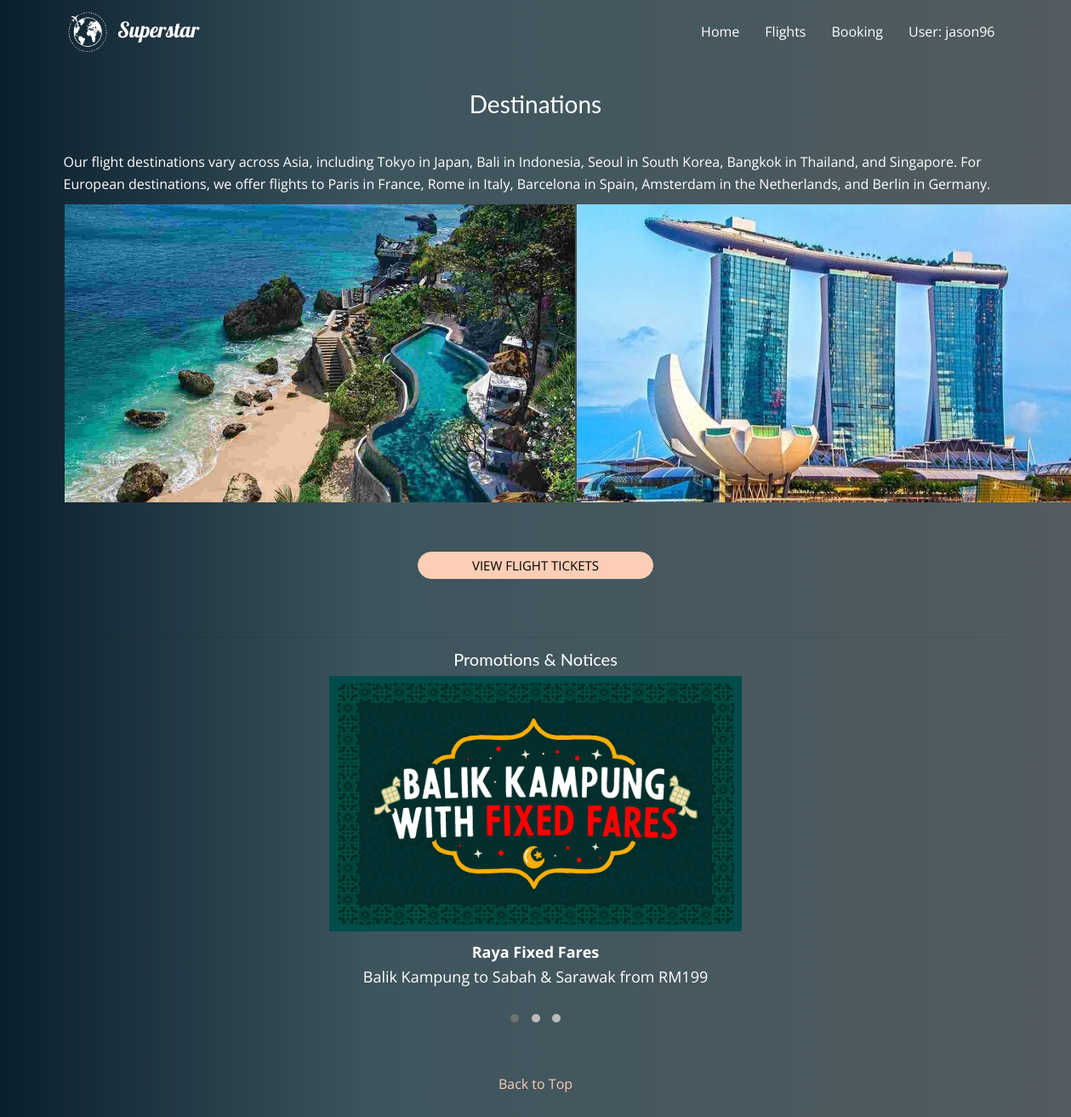
The page /Superstar/memberPage.php (signed in) on the database its author committed.
### tables this page shows
CREATE TABLE `members` (
  `id` int(11) NOT NULL,
  `username` varchar(255) NOT NULL,
  `password` varchar(255) NOT NULL,
  `full_name` varchar(255) NOT NULL,
  `dob` date NOT NULL,
  `email` varchar(255) NOT NULL,
  `phone` varchar(20) NOT NULL,
  `passport_number` varchar(20) DEFAULT NULL,
  `passport_expiry` varchar(10) NOT NULL
);

CREATE TABLE `destination` (
  `destination_id` int(10) NOT NULL,
  `destinationname` varchar(25) DEFAULT NULL,
  `destinationimg` varchar(60) DEFAULT NULL,
  `destinationdesc` text,
  `destinationprice` int(11) DEFAULT NULL
);

CREATE TABLE `promotion` (
  `promotion_id` int(10) NOT NULL,
  `promotionheader` varchar(60) DEFAULT NULL,
  `promotiondesc` text,
  `promotionimg` varchar(60) DEFAULT NULL
);

### Superstar/memberPage.php (the view, shortened to what this page needs)
<!DOCTYPE html>
<html>
<head>
  <link href="styles/enhancements.css" rel="stylesheet">
  <link rel="stylesheet" href="https://stackpath.bootstrapcdn.com/font-awesome/4.7.0/css/font-awesome.min.css">
</head>
<body>
  <?php
  require_once('settings.php');
  if (isset($_SESSION['member_id'])) {
    $userId = $_SESSION['member_id'];
  } else {
    header("Location: index.php");
    exit();
  }
  $conn = @mysqli_connect($host, $user, $pwd, $sql_db);
  $queryUser = mysqli_query($conn, "SELECT username FROM members WHERE id = $userId");
  $userData = mysqli_fetch_assoc($queryUser);
  $username = $userData['username'];
  include 'includes/memberHeader.inc';
  $query1 = mysqli_query($conn, "SELECT * FROM destination ORDER BY RAND() LIMIT 2");
  $row1 = mysqli_fetch_array($query1);
  $row2 = mysqli_fetch_array($query1);
  ?>
  <br><br><br>
  <div class="container mt-4">
    <div class="row justify-content-center">
      <div class="col-md-6 text-center mb-5">
        <h2 class="heading-section">Destinations</h2>
      </div>
    </div>
    <p style="color:#fff;">Our flight destinations vary across Asia, including Tokyo in Japan, Bali in Indonesia,
      Seoul
      in South Korea, Bangkok in Thailand, and Singapore. For European destinations, we offer flights to Paris in
      France,
      Rome in Italy, Barcelona in Spain, Amsterdam in the Netherlands, and Berlin in Germany.</p>
    <div class="row">
      <div class="col-md-12">
      </div>
    </div>
    <table class="flights">
      <tr class="flights">
        <td class="flights">
          <div class="flight-content">
            <img src="img/<?php echo $row1['destinationimg']; ?>" alt="<?php echo $row1['destinationname']; ?>" width="600" height="350">
          </div>
        </td>
        <td class="flights">
          <div class="flight-content">
            <img src="img/<?php echo $row2['destinationimg']; ?>" alt="<?php echo $row2['destinationname']; ?>" width="600" height="350">
          </div>
        </td>
      </tr>
    </table>
    <br><br>
    <div class="d-flex justify-content-center align-items-center">
      <a href="product.php" class="btn btn-primary submit px-3 w-25">View Flight Tickets</a>
    </div>
    <br><br>
  <?php
  $querypromo = "SELECT * FROM promotion";
  $result = $conn->query($querypromo);
  if ($result->num_rows > 0) {
    $images = [];
    while ($row = $result->fetch_assoc()) {
      $images[] = $row;
    }
  }
  ?>
  <hr>
  <div class="slideshow-container" id="slideshow">
    <h2>Promotions & Notices</h2>
    <?php foreach ($images as $image) : ?>
      <div class="slide">
        <img class="promotion" src="images/<?php echo $image['promotionimg']; ?>">
        <p class="promotion-text"><strong><?php echo $image['promotionheader']; ?></strong><br><?php echo $image['promotiondesc']; ?></p>
      </div>
    <?php endforeach; ?>
    <div class="dot-container">
      <?php
      foreach ($images as $image) :
      ?>
        <span class="dot"></span>
      <?php
      endforeach;
      ?>
    </div>
  </div>
  <p style="text-align:center">
    <br><br>
    <a href="#top" class="back-to-top">Back to Top</a><br><br><br>
  </p>
</body>
</html>

### Superstar/includes/memberHeader.inc (shortened to what this page needs)
<!DOCTYPE html>
<html lang="en">
<head>
    <link href="https://cdn.jsdelivr.net/npm/bootstrap@4.0.0/dist/css/bootstrap.min.css" rel="stylesheet">
    <link rel="stylesheet" href="css/style.css">
</head>
<body>
    <header>
        <nav class="navbar navbar-expand-md navbar-dark">
            <div class="container">
                <a href="#" class="navbar-brand">
                <img src="./images/logo.png" style="width: 8%; height: 8%;" alt="Logo">
                Superstar</a>
                <div id="main-nav" class="collapse navbar-collapse">
                    <ul class="navbar-nav ml-auto">
                <li><a href="memberPage.php" class="nav-item nav-link">Home</a></li>
                <li><a href="product.php" class="nav-item nav-link">Flights</a></li>
                <li class="dropdown">
                <a href="#" class="nav-item nav-link" data-toggle="dropdown">Booking</a>
                </li>
                        <li class="dropdown">
                            <a href="#" class="nav-item nav-link" data-toggle="dropdown"><?php echo 'User: '.htmlspecialchars($username);?> </a>
                        </li>
                    </ul>
                </div>
            </div>
        </nav>
    </header>
</body>
</html>

### Superstar/memberPage.php (style rules this page uses)
body { font-family: 'Open Sans', sans-serif; }
.flight-content { position: relative; overflow: hidden; display: flex; align-items: stretch; height: 100%; color: #fff; }
.slideshow-container { position: relative; max-width: 100%; margin: 0 auto; }
.slideshow-container h2, .slideshow-container p { text-align: center; color: #fff; }
.slide { display: none; }
.slide .promotion { max-width: 100%; max-height: 300px; width: auto; height: auto; display: block; margin: 0 auto; }
.slide .promotion-text { text-align: center; font-size: 18px; margin-top: 10px; }
.dot-container { text-align: center; margin-top: 20px; }
.dot { height: 10px; width: 10px; background-color: #bbb; border-radius: 50%; display: inline-block; margin: 0 5px; cursor: pointer; }
.dot.active { background-color: #717171; }

### Superstar/includes/memberHeader.inc (style rules this page uses)
html { font-size: 62.5%; }
body { font-family: 'Open Sans', sans-serif; font-size: 1.6rem; font-weight: 400; background: linear-gradient(90deg, rgba(14,44,63,1) 0%, rgba(88,121,135,1) 35%, rgba(118,131,137,1) 100%); }
p { margin-bottom: 0.5em; font-size: 1.6rem; line-height: 1.6; }
.navbar { position: absolute; left: 0; top: 0; padding: 0; width: 100%; transition: background 0.6s ease-in; z-index: 99999; }
.navbar .navbar-brand { font-family: 'Lobster', cursive; font-size: 2.5rem; }
.navbar-dark .navbar-nav .nav-link { position: relative; color: #fff; font-size: 1.6rem; }
@media screen and (min-width: 767px) { .navbar-dark .navbar-nav .nav-link { padding: 23px 15px; } }
@media screen and (min-width: 767px) { .navbar-dark .navbar-nav .nav-link::after { content: ''; position: absolute; bottom: 15px; left: 30%; right: 30%; height: 1px; background-color: #fff; -webkit-transform: scaleX(0); -ms-transform: scaleX(0); transform: scaleX(0); transition: transform 0.1s ease-in; } }
li { white-space: nowrap; }

### rows shown on the page
members: username "jason96"
destination: destinationimg (picture)
destination: destinationimg (picture)
promotion: promotionimg (picture), promotionheader "Raya Fixed Fares", promotiondesc "Balik Kampung to Sabah & Sarawak from RM199"
